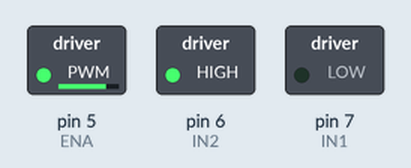
A sketch run on a simulated Arduino Uno, built with avr-gcc and run on an emulated ATmega328P. Shown: switched loads named in the sketch (green lamp = pin HIGH).

Above: at 0.1 s.
Timing chart, 0 to 1.6 s (numbered marks = the images above):
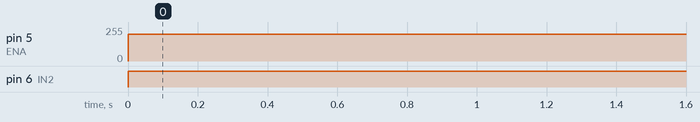

The sketch:

PROBAR_MOTOR.ino
```cpp
int IN1 = 7;			// IN1 de L298N a pin digital 2
int IN2 = 6;			// IN2 de L298N a pin digital 3
int ENA = 5;			// ENA de L298N a pin digital 5
int VELOCIDAD = 200;			// variable para almacenar valor de velocidad

void setup(){
  pinMode(IN1, OUTPUT);		// pin 2 como salida
  pinMode(IN2, OUTPUT);		// pin 3 como salida
  pinMode(ENA, OUTPUT);		// pin 5 como salida
}

void loop(){


  analogWrite(ENA, VELOCIDAD);				// el valor de velocidad y aplica a ENA
  digitalWrite(IN1, LOW);				// IN1 en 0
  digitalWrite(IN2, HIGH);				// IN2 en 1
  delay(2000);						// demora de 50 mseg. por cada iteracion
}
```

Measured:
- by itself, pin 5 (ENA): 0/255 → 200/255 at 0.00 s
- by itself, pin 6 (IN2): LOW → HIGH at 0.00 s
